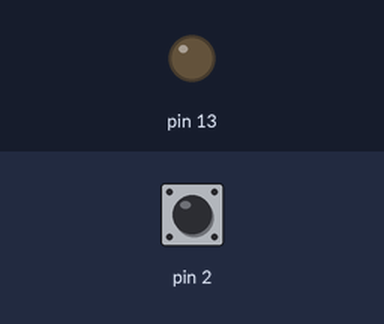
Simulated run of this sketch. Board: Arduino Uno, built with avr-gcc and run on an emulated ATmega328P. Shown: output pins drawn as LEDs (lit = HIGH). The test bench sets the inputs (shaded band); at power-on: pin 2 HIGH.

Above: at 1.2 s.
1.3 s: pin 2 pulled LOW for 0.15 s
At 1.9 s:
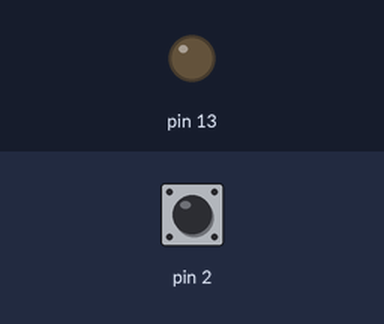
3.0 s: pin 2 pulled LOW for 3.2 s
At 4.0 s:
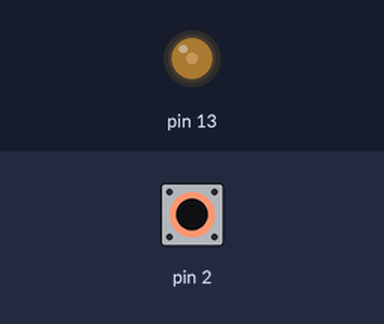
7.7 s: pin 2 pulled LOW for 0.15 s
At 9.1 s:
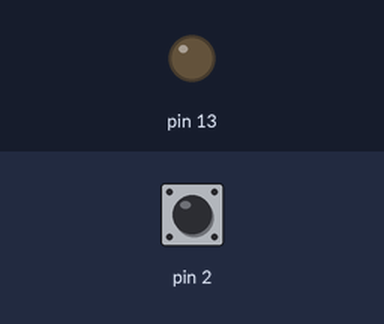
Timing chart, 0 to 10.7 s (numbered marks = the images above; inputs shaded):
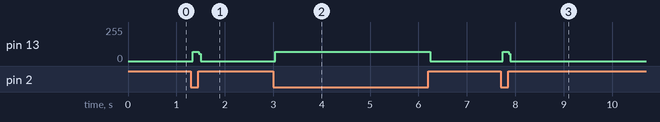

Measured:
- after the input at 1.3 s, pin 13: 0/255 → 71/255 at once, → 0/255 0.12 s later
- after the input at 3.0 s, pin 13: 0/255 → 71/255 at once, → 0/255 3.2 s later
- after the input at 7.7 s, pin 13: 0/255 → 71/255 at once, → 0/255 0.12 s later

The sketch:

Proyecto_3.ino
```cpp
/*
  Derechos de autor © UNIT Electronics
  Este codigo se proporciona "tal cual", sin garantías de ningún tipo.
  Fecha de revisión: 25/07/24
*/
/********************************
 Encendido y apagado de un LED con un botn
 ********************************/
void setup() {
pinMode (13, OUTPUT);
pinMode (2, INPUT_PULLUP);
}
void loop() {
if (digitalRead (2)==LOW)
{
  digitalWrite (13, HIGH);
}
else{
}
digitalWrite(13, LOW);
}
```
